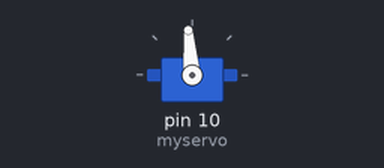
Simulated run of this sketch. Board: Arduino Uno, built with avr-gcc and run on an emulated ATmega328P. Parts: servo.

Above: at 0.05 s.
At 0.5 s:
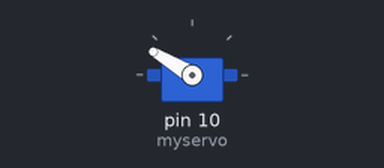
At 0.8 s:
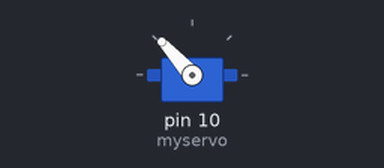
At 1.0 s:
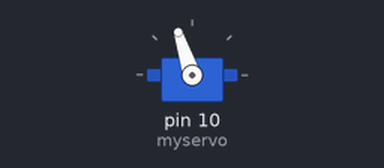
Timing chart, 0 to 3.0 s (numbered marks = the images above):
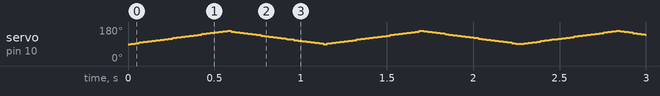

The sketch:

tehcelup.ino
```cpp
#include <Servo.h>

Servo myservo;

int cepet=8;
byte turun_naik;
byte batas_bawah=90;
byte batas_atas=160;
byte celup=200;
byte ulangi=0;

void setup() {
  myservo.attach(10);
}

void loop() {
  for (ulangi=ulangi;ulangi<celup;ulangi++){
    for (turun_naik=batas_bawah;turun_naik<batas_atas;turun_naik++) {
      myservo.write(turun_naik);
      delay(cepet);
    }
    for (turun_naik=batas_atas;turun_naik>batas_bawah;turun_naik--){
      myservo.write(turun_naik);
      delay(cepet);
    }
  }
}
```
